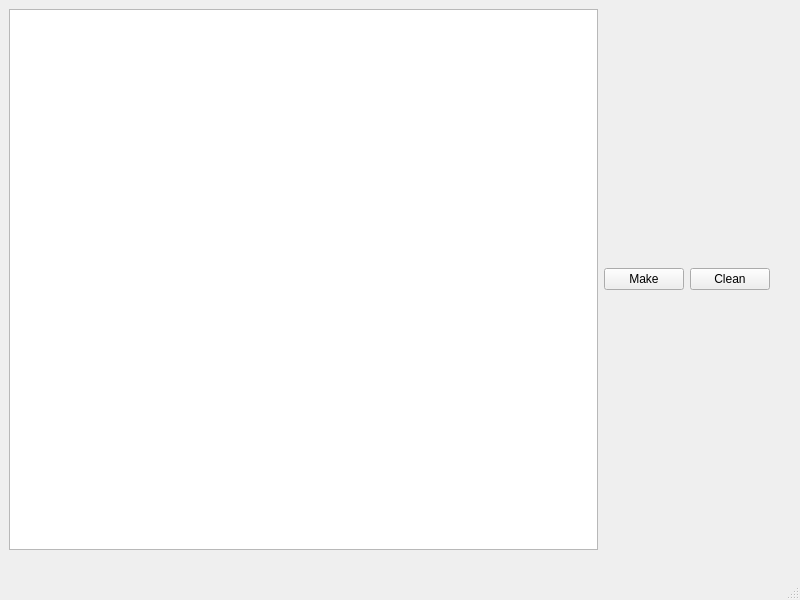
<?xml version="1.0" encoding="UTF-8"?>
<ui version="4.0">
 <class>MainWindow</class>
 <widget class="QMainWindow" name="MainWindow">
  <property name="geometry">
   <rect>
    <x>0</x>
    <y>0</y>
    <width>800</width>
    <height>600</height>
   </rect>
  </property>
  <property name="windowTitle">
   <string>CSCI 3081W Project</string>
  </property>
  <widget class="QWidget" name="centralwidget">
   <widget class="QWidget" name="horizontalLayoutWidget">
    <property name="geometry">
     <rect>
      <x>9</x>
      <y>9</y>
      <width>761</width>
      <height>541</height>
     </rect>
    </property>
    <layout class="QHBoxLayout" name="horizontalLayout">
     <item>
      <widget class="QPlainTextEdit" name="makeOutputDisplay"/>
     </item>
     <item>
      <widget class="QPushButton" name="makeButton">
       <property name="text">
        <string>Make</string>
       </property>
      </widget>
     </item>
     <item>
      <widget class="QPushButton" name="cleanButton">
       <property name="text">
        <string>Clean</string>
       </property>
      </widget>
     </item>
    </layout>
   </widget>
  </widget>
  <widget class="QMenuBar" name="menubar">
   <property name="geometry">
    <rect>
     <x>0</x>
     <y>0</y>
     <width>800</width>
     <height>34</height>
    </rect>
   </property>
  </widget>
  <widget class="QStatusBar" name="statusbar"/>
 </widget>
 <resources/>
 <connections/>
</ui>
